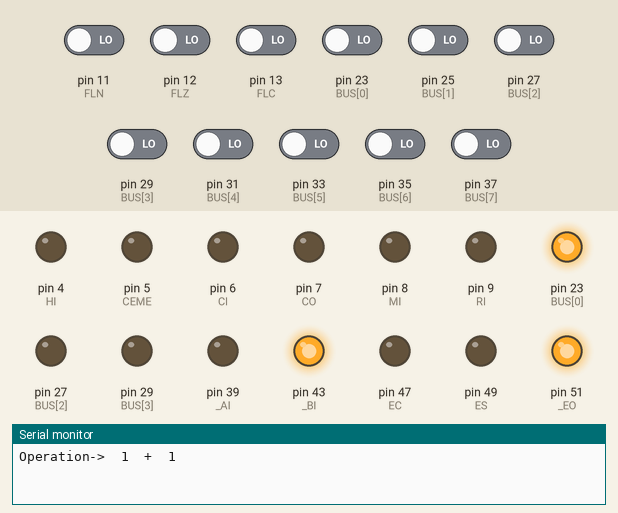
Recording of a sketch running on a simulated Arduino Mega 2560, built with avr-gcc and run on an emulated ATmega2560. Shown: output pins drawn as LEDs (lit = HIGH), the last lines printed to the serial monitor. The inputs (shaded band) are chosen by the test bench; at power-on: pin 11 (FLN), pin 12 (FLZ), pin 13 (FLC), pin 23 (BUS[0]), pin 25 (BUS[1]), pin 27 (BUS[2]), pin 29 (BUS[3]), pin 31 (BUS[4]), pin 33 (BUS[5]), pin 35 (BUS[6]), pin 37 (BUS[7]) LOW. Pins used as bus, display or sensor lines are not drawn.

Above: at 2.1 s.
At 4.1 s:
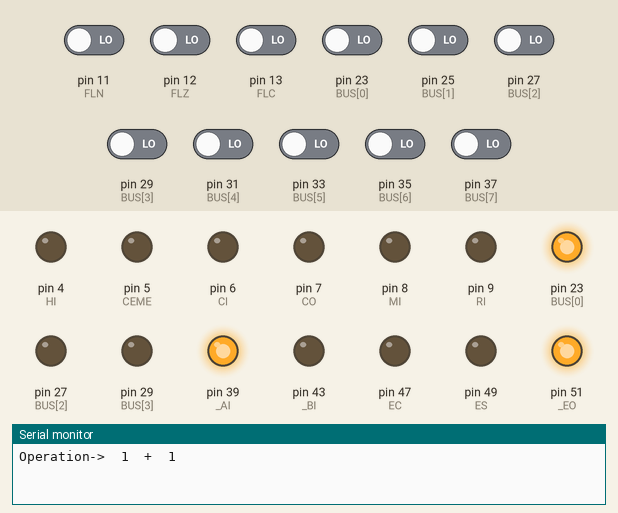
At 6.1 s:
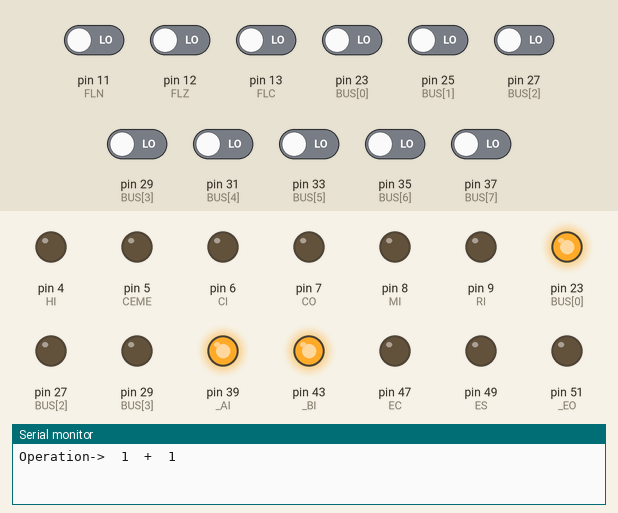
At 8.1 s:
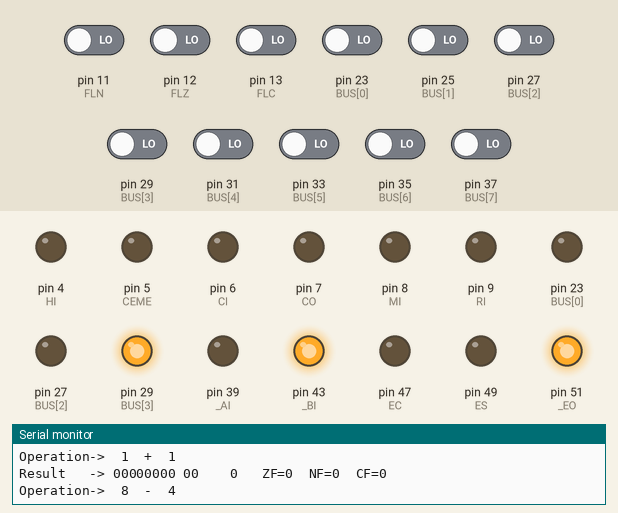
At 10.1 s:
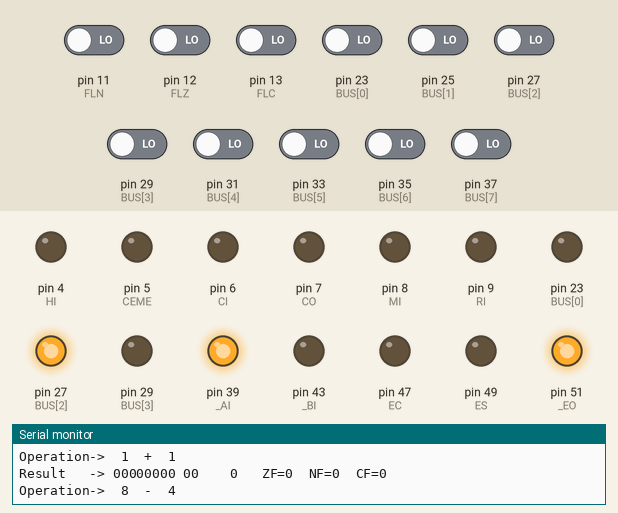
At 14.1 s:
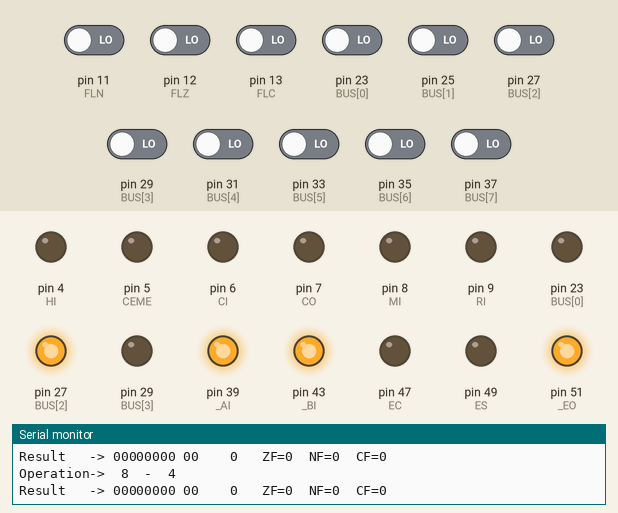
Timing chart, 0 to 15.6 s (numbered marks = the images above):
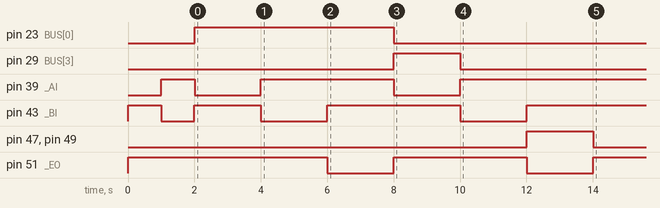

The sketch:

Part7_ALU.ino
```cpp
//##################  General Functions ######################
const char BUS[]={23,25,27,29,31,33,35,37};
const char ADD[]={22,24,26,28,30,32,34,36,38,40,42,44,46,48,50,52};

#define CLK 2
#define CLK_in 3
#define HI 4
#define CEME 5
#define CI 6
#define CO 7
#define MI 8
#define RI 9
#define _RO 10
#define FLN 11
#define FLZ 12
#define FLC 13
#define TI 14
#define TO 15
#define TR 16
#define _HI 17
#define RX 18
#define TX 19
#define manual_clock 20
#define _RST 21
#define _AI 39
#define _AO 41
#define _BI 43
#define _BO 45
#define EC 47
#define ES 49
#define _EO 51
#define _IC 53
#define A0 A0
#define A1 A1
#define A2 A2
#define A3 A3
#define A4 A4
#define A5 A5
#define A6 A6
#define A7 A7
#define B0 A8
#define B1 A9
#define B2 A10
#define B3 A11
#define B4 A12
#define B5 A13
#define B6 A14
#define B7 A15

void reset_pins(){
    set_bus_pins_input();
    set_add_pins_input();
    pinMode(CLK,OUTPUT);
    pinMode(CLK_in,INPUT);
    pinMode(HI,OUTPUT);
    pinMode(CEME,OUTPUT);
    pinMode(CI,OUTPUT);
    pinMode(CO,OUTPUT);
    pinMode(MI,OUTPUT);
    pinMode(RI,OUTPUT);
    pinMode(_RO,OUTPUT);
    pinMode(FLN,INPUT);
    pinMode(FLZ,INPUT);
    pinMode(FLC,INPUT);
    pinMode(TI,OUTPUT);
    pinMode(TO,OUTPUT);
    pinMode(TR,OUTPUT);
    pinMode(_HI,OUTPUT);
    pinMode(RX,INPUT);
    pinMode(TX,INPUT);
    pinMode(manual_clock,INPUT);
    pinMode(_RST,OUTPUT);
    pinMode(_AI,OUTPUT);
    pinMode(_AO,OUTPUT);
    pinMode(_BI,OUTPUT);
    pinMode(_BO,OUTPUT);
    pinMode(EC,OUTPUT);
    pinMode(ES,OUTPUT);
    pinMode(_EO,OUTPUT);
    pinMode(_IC,OUTPUT);
    pinMode(A0,INPUT);
    pinMode(A1,INPUT);
    pinMode(A2,INPUT);
    pinMode(A3,INPUT);
    pinMode(A4,INPUT);
    pinMode(A5,INPUT);
    pinMode(A6,INPUT);
    pinMode(A7,INPUT);
    pinMode(B1,INPUT);
    pinMode(B2,INPUT);
    pinMode(B3,INPUT);
    pinMode(B4,INPUT);
    pinMode(B5,INPUT);
    pinMode(B6,INPUT);
    pinMode(B7,INPUT);

    digitalWrite(CLK, LOW);
    digitalWrite(HI, LOW);
    digitalWrite(CEME, LOW);
    digitalWrite(CI, LOW);
    digitalWrite(CO, LOW);
    digitalWrite(MI, LOW);
    digitalWrite(RI, LOW);
    digitalWrite(_RO, HIGH);
    digitalWrite(TI, LOW);
    digitalWrite(TO, LOW);
    digitalWrite(TR, LOW);
    digitalWrite(_HI, HIGH);
    digitalWrite(_RST, HIGH);
    digitalWrite(_AI, HIGH);
    digitalWrite(_AO, HIGH);
    digitalWrite(_BI, HIGH);
    digitalWrite(_BO, HIGH);
    digitalWrite(EC, LOW);
    digitalWrite(ES, LOW);
    digitalWrite(_EO, HIGH);
    digitalWrite(_IC, HIGH);
}

void set_bus_pins_input(){
  for (int i = 0 ; i < 8; ++i) {
       pinMode(BUS [i], INPUT);
    }
}

void set_bus_pins_output(){
  for (int i = 0 ; i < 8; ++i) {
       pinMode(BUS [i], OUTPUT);
    }
}

void set_add_pins_input(){
  for (int i = 0 ; i < 16; ++i) {
       pinMode(ADD [i], INPUT);
    }
}

void set_add_pins_output(){
  for (int i = 0 ; i < 16; ++i) {
       pinMode(ADD [i], OUTPUT);
    }
}

//##################  Module Test Functions ######################

int dt=1000;  //delay time in Miliseconds
int ct=1000; //Clock time in Miliseconds

void setup() {
  Serial.begin(115200);
  reset_pins();
  reset_registers(dt);
  alu_add(1,1);
  alu_subtract(8,4);
}

void alu_add(int a, int b){
  char output[64];
  sprintf(output,"Operation->%3u  +%3u   ",a,b);
  Serial.println(output);

  write_to_bus(a);
  set_register_a();
  write_to_bus(b);
  set_register_b();
  digitalWrite(_EO, LOW);
  read_from_bus();
  read_flags();
  delay(dt);
  digitalWrite(_EO, HIGH);
};

void alu_subtract(int a, int b){
  char output[64];
  sprintf(output,"Operation->%3u  -%3u   ",a,b);
  Serial.println(output);
  write_to_bus(a);
  set_register_a();
  write_to_bus(b);
  set_register_b();
  digitalWrite(EC, HIGH);
  digitalWrite(ES, HIGH);
  digitalWrite(_EO, LOW);
  read_from_bus();
  read_flags();
  delay(dt);
  digitalWrite(EC, LOW);
  digitalWrite(ES, LOW);
  digitalWrite(_EO, HIGH);
 };

void set_register_a(){
  digitalWrite(_AI,LOW);
  pulse_clock(ct);
  delay(dt);
  digitalWrite(_AI,HIGH);
}

void set_register_b(){
  digitalWrite(_BI,LOW);
  pulse_clock(ct);
  delay(dt);
  digitalWrite(_BI,HIGH);
}

void reset_registers(int d_value){
  dt=1;
  write_to_bus(0);
  set_register_a();
  set_register_b();
  dt=d_value;
}

void write_to_bus(int value){
  set_bus_pins_output();
  word mask_bit = 1;
  for (int i = 0 ; i < 8; ++i) {
  digitalWrite(BUS [i],  !!(value & mask_bit));
  mask_bit<<=1;
  }
}

void read_from_bus(){
  set_bus_pins_input();
  delay(dt);
  int bus_data = 0;
  unsigned int data =0;
  for (int n=7;n>=0;n-=1){
    int bit = digitalRead(BUS[n]) ? 1 : 0;
    bus_data = (bus_data << 1) + bit;
  }
  char output[64];
  Serial.print("Result   -> ");
  serial_print_binary(bus_data);
  sprintf(output," %02x  %3u   ",bus_data,bus_data);
  Serial.print(output);
}

void read_flags(){
   int Z_Flag=digitalRead(FLZ) ? 1 : 0;
   int N_Flag=digitalRead(FLN) ? 1 : 0;
   int C_Flag=digitalRead(FLC) ? 1 : 0;
   char flag_output[64];
   sprintf(flag_output,"ZF=%u  NF=%u  CF=%u",Z_Flag, N_Flag, C_Flag);
   Serial.println(flag_output);
}

int serial_print_binary(int n)
{
    for (int i = 7; i >= 0; i--) {
        int k = n >> i;
        if (k & 1)
            Serial.print("1");
        else
            Serial.print("0");
    }
}

void pulse_clock(int clock_delay){
   digitalWrite(CLK, HIGH);
   delay(clock_delay);
   digitalWrite(CLK, LOW);
}

void loop() {
}
```
